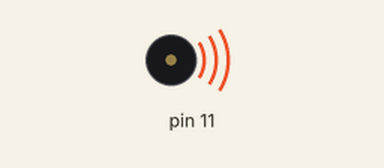
This sketch was run on a simulated Arduino Uno, built with avr-gcc and run on an emulated ATmega328P. On the bench: buzzer (waves = sounding).

Above: at 0.1 s.
Timing chart, 0 to 40.0 s (numbered marks = the images above):
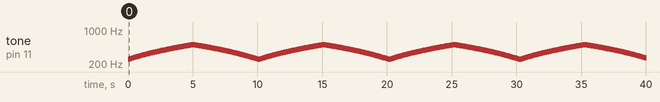

Measured:
- by itself, tone on pin 11: plays 250 Hz for 0.06 s, 253 Hz for 0.06 s, 256 Hz for 0.06 s, 259 Hz for 0.06 s, 262 Hz for 0.06 s, 265 Hz for 0.06 s … (667 notes in this stretch)

The sketch:

8.1.ino
```cpp
void setup() {
}

void loop() {
  for(int f=250; f<500; f=f+3){
    tone(11,f);
    delay(60);
    }
for(int f=500; f>250; f=f-3){
  tone(11,f);
  delay(60);
  }
}
```
